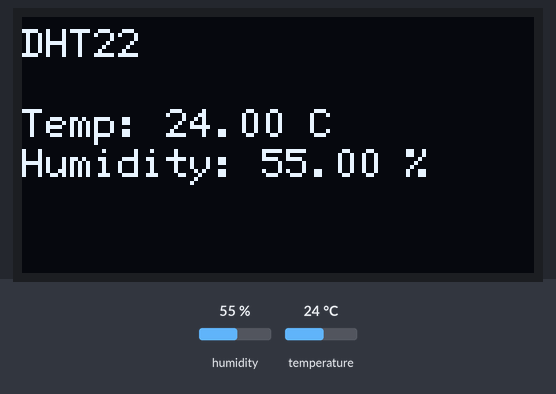
Simulated run of this sketch. Board: Arduino Uno, built with avr-gcc and run on an emulated ATmega328P. On the bench: 128×64 one-colour display. Inputs (shaded band) come from the test bench; at power-on: humidity 55 %, temperature 24 °C.

Above: at 6.9 s.
7.0 s: humidity set to 22 %
At 10.8 s:
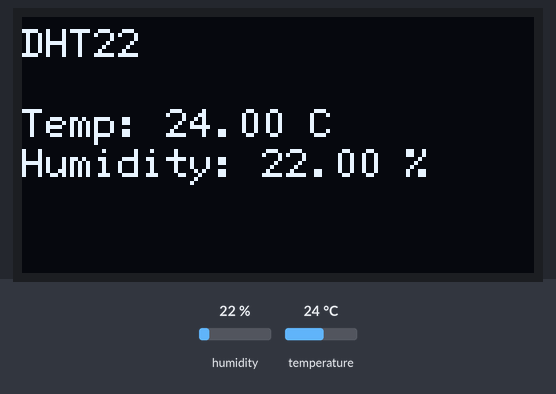
12.4 s: temperature set to 12 °C
At 15.3 s:
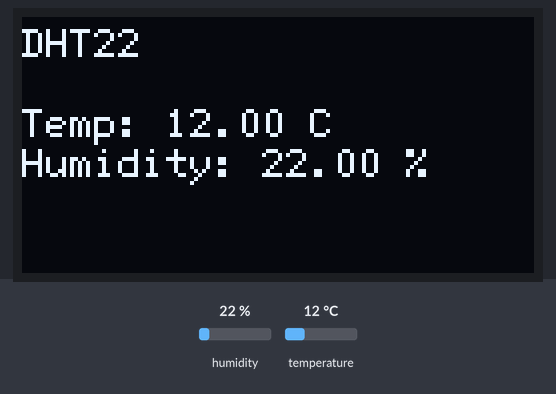
17.8 s: humidity set to 40 %
At 19.8 s:
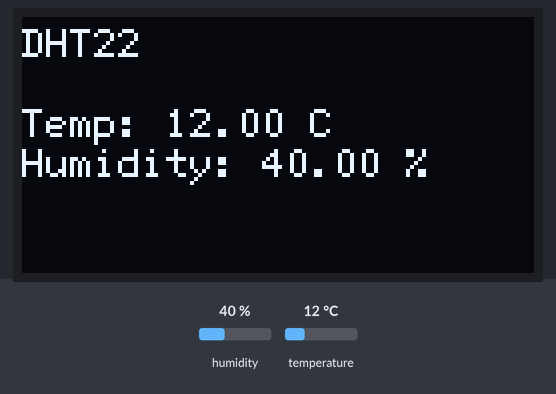
23.2 s: temperature set to 19 °C
Timing chart, 0 to 26.2 s (numbered marks = the images above; inputs shaded):
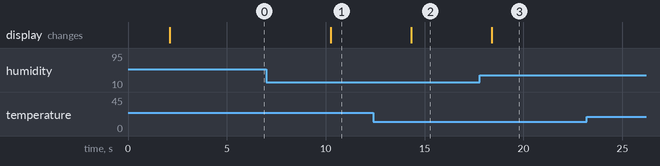

Measured:
- after the input at 7.0 s, the display: changes after 3.3 s (image 1)
- after the input at 12.4 s, the display: changes after 1.9 s (image 2)
- after the input at 17.8 s, the display: changes after 0.60 s (image 3)

The sketch:

DHT22_C3_Mini0_96_OLED_cloudfree.ino
```cpp
#include <Wire.h>// Include wire library for I2C communication
#include <U8g2lib.h> //Include library for OLED display
#include <DHT.h>// include library for DHT sensor

#define SCREEN_WIDTH 128 //define width of OLED screen
#define SCREEN_HEIGHT 64 //define height of OLED screen

U8G2_SSD1306_128X64_NONAME_F_SW_I2C u8g2(U8G2_R0, /* clock=*/ 10, /* data=*/ 8, /* reset=*/ U8X8_PIN_NONE); // Setup U8g2 library with D1 (SCL) and D2 (SDA) pins for SSD1306 OLED
#define DHTPIN 6    // Digital pin connected to the DHT sensor
#define DHTTYPE DHT22   // DHT 22 (AM2302)

DHT dht(DHTPIN, DHTTYPE); //create a DHT object

void setup() {
  Serial.begin(9600); //initialize serial communication
  dht.begin(); //Initialize DHT sensor
  u8g2.begin(); //Initialize OLED Display
}

void loop() {
  delay(2000); // Delay to stabilize sensor readings

  float temperature = dht.readTemperature(); //Read Temp from DHT
  float humidity = dht.readHumidity(); //Read Humidity from DHT

  u8g2.clearBuffer();

  u8g2.setFont(u8g2_font_6x12_tf); // Choose a font

   u8g2.setCursor(0, 10);
  u8g2.print("DHT22");

  u8g2.setCursor(0, 30);
  u8g2.print("Temp: ");
  u8g2.print(temperature);
  u8g2.print(" C");

  u8g2.setCursor(0, 40);
  u8g2.print("Humidity: ");
  u8g2.print(humidity);
  u8g2.print(" %");

  u8g2.sendBuffer();

  delay(2000); // Update every 2 seconds
}
```
